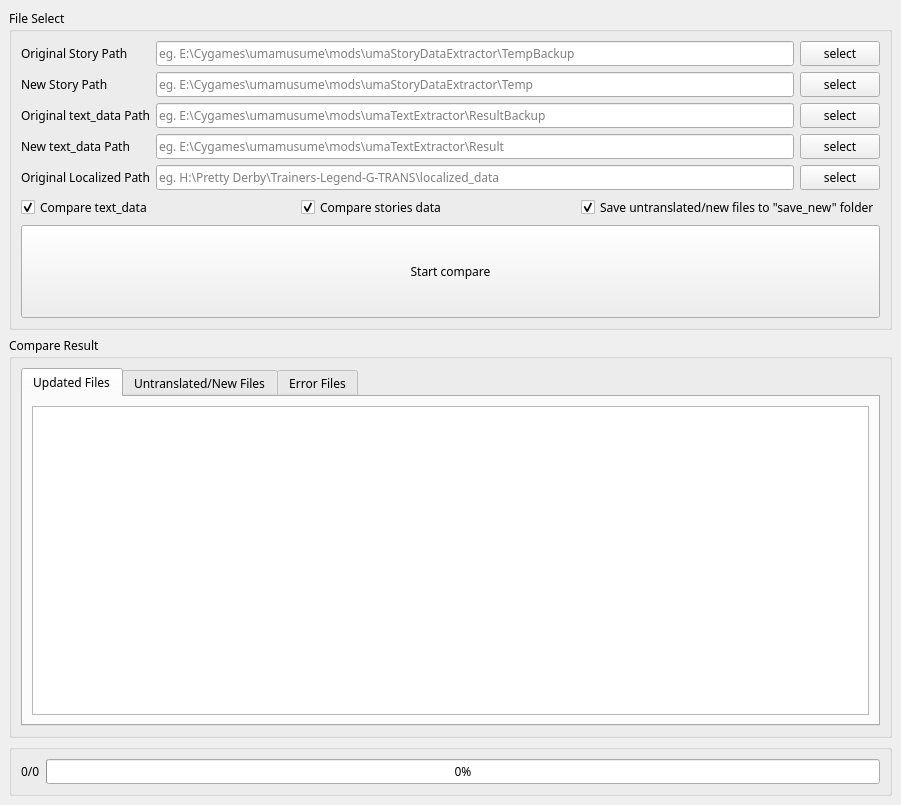
<?xml version="1.0" encoding="UTF-8"?>
<ui version="4.0">
 <class>MainWindow</class>
 <widget class="QMainWindow" name="MainWindow">
  <property name="geometry">
   <rect>
    <x>0</x>
    <y>0</y>
    <width>901</width>
    <height>805</height>
   </rect>
  </property>
  <property name="minimumSize">
   <size>
    <width>0</width>
    <height>0</height>
   </size>
  </property>
  <property name="maximumSize">
   <size>
    <width>16777215</width>
    <height>16777215</height>
   </size>
  </property>
  <property name="font">
   <font>
    <family>Microsoft YaHei</family>
   </font>
  </property>
  <property name="windowTitle">
   <string>UmaLocalizedCompare</string>
  </property>
  <widget class="QWidget" name="centralwidget">
   <layout class="QVBoxLayout" name="verticalLayout_4" stretch="4,5,0">
    <item>
     <widget class="QGroupBox" name="groupBox">
      <property name="maximumSize">
       <size>
        <width>16777215</width>
        <height>350</height>
       </size>
      </property>
      <property name="title">
       <string>File Select</string>
      </property>
      <layout class="QVBoxLayout" name="verticalLayout_2" stretch="5,4">
       <item>
        <layout class="QGridLayout" name="gridLayout">
         <property name="sizeConstraint">
          <enum>QLayout::SetDefaultConstraint</enum>
         </property>
         <item row="6" column="3">
          <widget class="QPushButton" name="pushButton_orig_local">
           <property name="text">
            <string>select</string>
           </property>
          </widget>
         </item>
         <item row="2" column="0">
          <widget class="QLabel" name="label">
           <property name="text">
            <string>Original Story Path</string>
           </property>
          </widget>
         </item>
         <item row="6" column="2">
          <widget class="QLineEdit" name="lineEdit_orig_local">
           <property name="maximumSize">
            <size>
             <width>16777215</width>
             <height>30</height>
            </size>
           </property>
           <property name="placeholderText">
            <string>eg. H:\Pretty Derby\Trainers-Legend-G-TRANS\localized_data</string>
           </property>
          </widget>
         </item>
         <item row="2" column="2">
          <widget class="QLineEdit" name="lineEdit_orig_jp">
           <property name="maximumSize">
            <size>
             <width>16777215</width>
             <height>30</height>
            </size>
           </property>
           <property name="inputMask">
            <string/>
           </property>
           <property name="text">
            <string/>
           </property>
           <property name="placeholderText">
            <string>eg. E:\Cygames\umamusume\mods\umaStoryDataExtractor\TempBackup</string>
           </property>
          </widget>
         </item>
         <item row="3" column="0">
          <widget class="QLabel" name="label_3">
           <property name="text">
            <string>New Story Path</string>
           </property>
          </widget>
         </item>
         <item row="4" column="0">
          <widget class="QLabel" name="label_5">
           <property name="text">
            <string>Original text_data Path</string>
           </property>
          </widget>
         </item>
         <item row="3" column="2">
          <widget class="QLineEdit" name="lineEdit_new_jp">
           <property name="maximumSize">
            <size>
             <width>16777215</width>
             <height>30</height>
            </size>
           </property>
           <property name="text">
            <string/>
           </property>
           <property name="placeholderText">
            <string>eg. E:\Cygames\umamusume\mods\umaStoryDataExtractor\Temp</string>
           </property>
          </widget>
         </item>
         <item row="2" column="3">
          <widget class="QPushButton" name="pushButton_orig_jp">
           <property name="text">
            <string>select</string>
           </property>
          </widget>
         </item>
         <item row="6" column="0">
          <widget class="QLabel" name="label_2">
           <property name="text">
            <string>Original Localized Path</string>
           </property>
          </widget>
         </item>
         <item row="3" column="3">
          <widget class="QPushButton" name="pushButton_new_jp">
           <property name="text">
            <string>select</string>
           </property>
          </widget>
         </item>
         <item row="5" column="0">
          <widget class="QLabel" name="label_6">
           <property name="text">
            <string>New text_data Path</string>
           </property>
          </widget>
         </item>
         <item row="4" column="2">
          <widget class="QLineEdit" name="lineEdit_orig_textdata">
           <property name="maximumSize">
            <size>
             <width>16777215</width>
             <height>30</height>
            </size>
           </property>
           <property name="placeholderText">
            <string>eg. E:\Cygames\umamusume\mods\umaTextExtractor\ResultBackup</string>
           </property>
          </widget>
         </item>
         <item row="5" column="2">
          <widget class="QLineEdit" name="lineEdit_new_textdata">
           <property name="maximumSize">
            <size>
             <width>16777215</width>
             <height>30</height>
            </size>
           </property>
           <property name="placeholderText">
            <string>eg. E:\Cygames\umamusume\mods\umaTextExtractor\Result</string>
           </property>
          </widget>
         </item>
         <item row="4" column="3">
          <widget class="QPushButton" name="pushButton_orig_textdata">
           <property name="text">
            <string>select</string>
           </property>
          </widget>
         </item>
         <item row="5" column="3">
          <widget class="QPushButton" name="pushButton_new_textdata">
           <property name="text">
            <string>select</string>
           </property>
          </widget>
         </item>
        </layout>
       </item>
       <item>
        <layout class="QVBoxLayout" name="verticalLayout">
         <item>
          <layout class="QHBoxLayout" name="horizontalLayout_3">
           <item>
            <widget class="QCheckBox" name="checkBox_cmp_text_data">
             <property name="text">
              <string>Compare text_data</string>
             </property>
             <property name="checked">
              <bool>true</bool>
             </property>
            </widget>
           </item>
           <item>
            <widget class="QCheckBox" name="checkBox_cmp_stories">
             <property name="text">
              <string>Compare stories data</string>
             </property>
             <property name="checked">
              <bool>true</bool>
             </property>
            </widget>
           </item>
           <item>
            <widget class="QCheckBox" name="checkBox_save_new">
             <property name="text">
              <string>Save untranslated/new files to &quot;save_new&quot; folder</string>
             </property>
             <property name="checked">
              <bool>true</bool>
             </property>
            </widget>
           </item>
          </layout>
         </item>
         <item>
          <widget class="QPushButton" name="pushButton_start_compare">
           <property name="minimumSize">
            <size>
             <width>0</width>
             <height>50</height>
            </size>
           </property>
           <property name="maximumSize">
            <size>
             <width>16777215</width>
             <height>10000</height>
            </size>
           </property>
           <property name="text">
            <string>Start compare</string>
           </property>
          </widget>
         </item>
        </layout>
       </item>
      </layout>
     </widget>
    </item>
    <item>
     <widget class="QGroupBox" name="groupBox_2">
      <property name="title">
       <string>Compare Result</string>
      </property>
      <layout class="QVBoxLayout" name="verticalLayout_3">
       <item>
        <widget class="QTabWidget" name="tabWidget">
         <property name="currentIndex">
          <number>0</number>
         </property>
         <widget class="QWidget" name="tab">
          <attribute name="title">
           <string>Updated Files</string>
          </attribute>
          <layout class="QVBoxLayout" name="verticalLayout_5">
           <item>
            <widget class="QListWidget" name="listWidget_updated_files"/>
           </item>
          </layout>
         </widget>
         <widget class="QWidget" name="tab_2">
          <attribute name="title">
           <string>Untranslated/New Files</string>
          </attribute>
          <layout class="QVBoxLayout" name="verticalLayout_6">
           <item>
            <widget class="QListWidget" name="listWidget_new_files"/>
           </item>
          </layout>
         </widget>
         <widget class="QWidget" name="tab_3">
          <attribute name="title">
           <string>Error Files</string>
          </attribute>
          <layout class="QVBoxLayout" name="verticalLayout_8">
           <item>
            <layout class="QVBoxLayout" name="verticalLayout_7" stretch="5,1">
             <property name="sizeConstraint">
              <enum>QLayout::SetDefaultConstraint</enum>
             </property>
             <item>
              <widget class="QListWidget" name="listWidget_error_files"/>
             </item>
             <item>
              <layout class="QHBoxLayout" name="horizontalLayout_2">
               <property name="sizeConstraint">
                <enum>QLayout::SetDefaultConstraint</enum>
               </property>
               <item>
                <widget class="QLabel" name="label_4">
                 <property name="sizePolicy">
                  <sizepolicy hsizetype="Preferred" vsizetype="Preferred">
                   <horstretch>0</horstretch>
                   <verstretch>0</verstretch>
                  </sizepolicy>
                 </property>
                 <property name="maximumSize">
                  <size>
                   <width>16777215</width>
                   <height>16777215</height>
                  </size>
                 </property>
                 <property name="text">
                  <string>Error Info</string>
                 </property>
                </widget>
               </item>
               <item>
                <widget class="QTextEdit" name="textEdit_error_info">
                 <property name="sizePolicy">
                  <sizepolicy hsizetype="Expanding" vsizetype="Expanding">
                   <horstretch>0</horstretch>
                   <verstretch>0</verstretch>
                  </sizepolicy>
                 </property>
                 <property name="maximumSize">
                  <size>
                   <width>16777215</width>
                   <height>16777215</height>
                  </size>
                 </property>
                </widget>
               </item>
              </layout>
             </item>
            </layout>
           </item>
          </layout>
         </widget>
        </widget>
       </item>
      </layout>
     </widget>
    </item>
    <item>
     <widget class="QGroupBox" name="groupBox_3">
      <property name="title">
       <string/>
      </property>
      <layout class="QHBoxLayout" name="horizontalLayout">
       <item>
        <widget class="QLabel" name="label_progress">
         <property name="text">
          <string>0/0</string>
         </property>
        </widget>
       </item>
       <item>
        <widget class="QProgressBar" name="progressBar_all">
         <property name="value">
          <number>0</number>
         </property>
        </widget>
       </item>
      </layout>
     </widget>
    </item>
   </layout>
  </widget>
 </widget>
 <resources>
  <include location="msrc.qrc"/>
 </resources>
 <connections/>
</ui>
